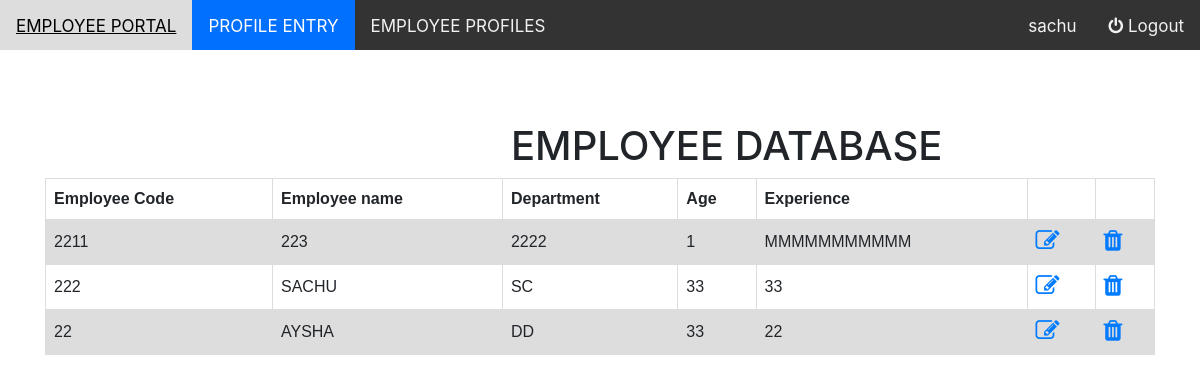
Screenshot of /get-all-profiles/ (signed in) with the database file from the repository.
### staff/models.py (models this page shows, shortened)
class Employee(models.Model):
    EmpCode = models.IntegerField(blank=True, null=True)
    EmpName = models.EmailField(blank=True)
    Dept = models.CharField(max_length=50)
    Age = models.IntegerField(blank=True, null=True)
    Experience = models.TextField()

### staff/views.py (the view, shortened to what this page needs)
# urls.py: path('get-all-profiles/', GetAllProfiles.as_view(),
class GetAllProfiles(LoginRequiredMixin, APIView):
    template_name = 'all_profiles.html'
    login_url = '/login/'
    redirect_field_name = 'login'
    def get(self, request):
        lst = []
        mpdata = Employee.objects.all()
        for val in mpdata:
            dict = {}
            dict['EmpCode'] = val.EmpCode
            dict['EmpName'] = val.EmpName
            dict['Dept'] = val.Dept
            dict['Age'] = val.Age
            dict['Experience'] = val.Experience
            lst.append(dict)
        return render(request, 'all_profiles.html', {'Emp_details': lst})

### staff/templates/all_profiles.html
{% extends 'base.html' %}
{% load static %}
{% block content %}
      <div style="padding-left:511px">
        <h1> EMPLOYEE DATABASE</h1>
      </div>
      <div class="container">
        <table>
            <tr>
              <th>Employee Code</th>
              <th>Employee name</th>
              <th>Department</th>
              <th>Age</th>
              <th>Experience</th>
              <th></th>
              <th></th>
            </tr>
            {% for all in Emp_details %}
            <tr>
                <td>{{all.EmpCode}}</td>
                <td>{{all.EmpName}}</td>
                <td>{{all.Dept}}</td>
                <td>{{all.Age}}</td>
                <td>{{all.Experience}}</td>
                <td><a href="/edit/{{all.EmpCode}}" class="w3-bar-item w3-button"><i class="fa fa-edit" style="font-size:24px"></i></a></td>
                <td><a href="/remove/{{all.EmpCode}}" class="w3-bar-item w3-button"> <i class="fa fa-trash" style="font-size:24px"></i></a></td>
              </tr>
              {% endfor %}
        </table>
</div>
{% endblock %}

### staff/templates/base.html (shortened to what this page needs)
{% load static %}
<!DOCTYPE html>
<html lang="en">
    <head>
        <link rel="stylesheet" href="{% static 'main.css' %}">
<link href="//maxcdn.bootstrapcdn.com/bootstrap/4.1.1/css/bootstrap.min.css" rel="stylesheet" id="bootstrap-css">
<link rel="stylesheet" href="https://cdnjs.cloudflare.com/ajax/libs/font-awesome/4.7.0/css/font-awesome.min.css">
</head>
<body>
    <div class="topnav">
        <a  href="">EMPLOYEE PORTAL</a>
        {% if user.is_authenticated %}
       <a class="active"  href="/upload-profile">PROFILE ENTRY</a>
          <a   href="/get-all-profiles">EMPLOYEE PROFILES</a>
        <div class="topnav-right">
          {% endif %}
            <a href="#about">{% if user.is_authenticated %}
                <p> {{ user.username }} </p>
                <a  href="/logout_view">
                    <i class="fa fa-power-off icon"></i> Logout
                </a>
            {% endif %}</a>
        </div>
      </div>
      <br><br><br>
      {% block content %}
      {% endblock %}
    </body>
    </html>

### staff/static/main.css (style rules this page uses)
body { margin: 0; font-family: Arial, Helvetica, sans-serif; }
.topnav { overflow: hidden; background-color: #333; height: 50px; }
.topnav a { float: left; color: #f2f2f2; text-align: center; padding: 14px 16px; text-decoration: none; font-size: 17px; }
.topnav a.active { background-color: #0270fe; color: white; }
.topnav-right { float: right; }
table { font-family: arial, sans-serif; border-collapse: collapse; width: 100%; margin: auto; width: 100%; padding: 10px; }
td, th { border: 1px solid #dddddd; text-align: left; padding: 8px; }
tr:nth-child(even) { background-color: #dddddd; }

### rows the page displays
Employee: EmpName "223", Dept "2222", Experience "MMMMMMMMMMM"
Employee: EmpName "SACHU", Dept "SC", Experience "33"
Employee: EmpName "AYSHA", Dept "DD", Experience "22"

### other values shown
{{ user.username }} "sachu"
{{ all.EmpCode }} "2211" "222" "22"
{{ all.Age }} "1" "33" "33"
